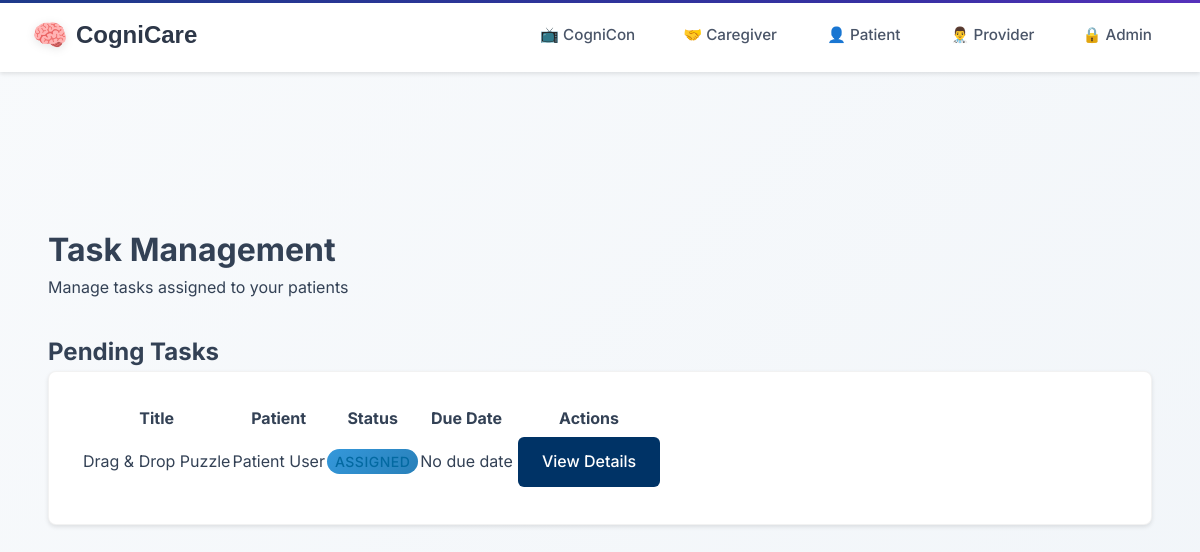
The page /taskmanager/provider/tasks/ (signed in) on the database as committed earlier.
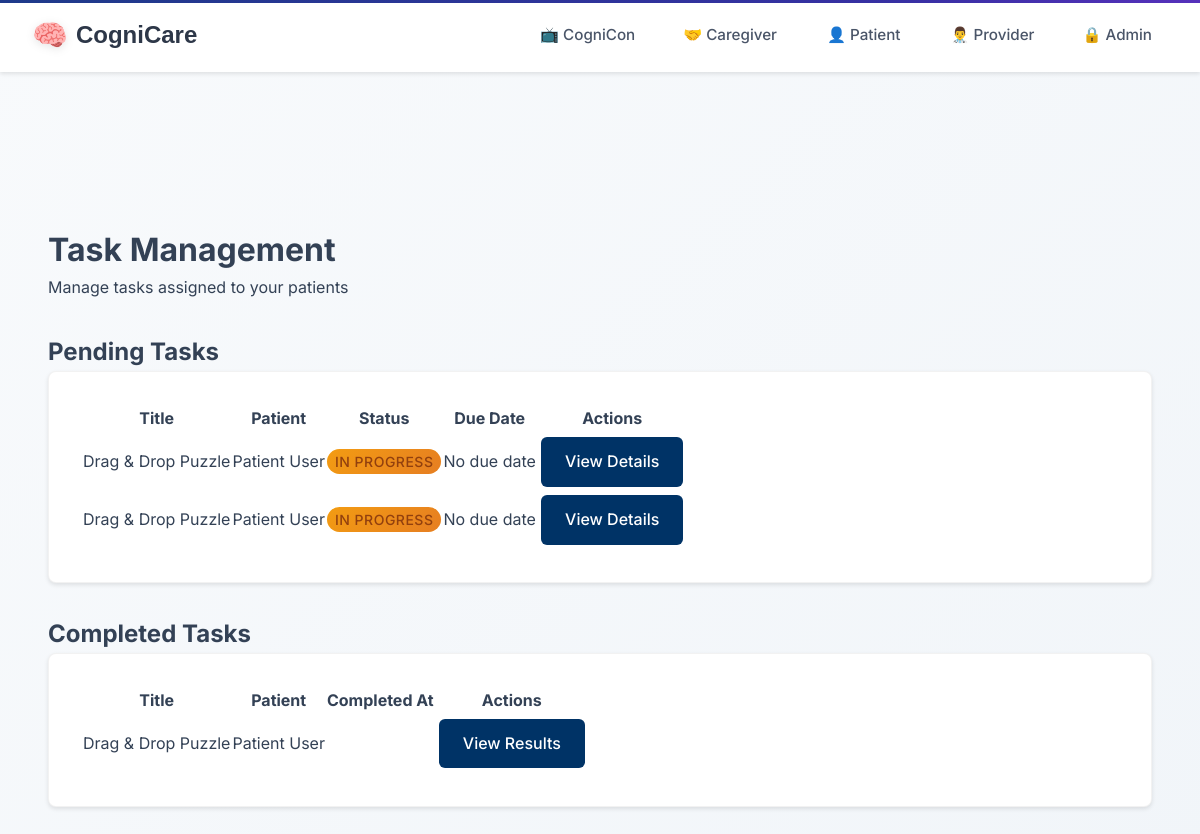
The same page on the database as committed later.
### taskmanager/models.py (models this page shows, shortened)
class Task(models.Model):
    title = models.CharField(max_length=255)
    description = models.TextField(blank=True, null=True)
    task_type = models.CharField(max_length=50, choices=TASK_TYPES)
    difficulty = models.CharField(
        max_length=50,
        choices=DIFFICULTY_LEVELS,
        blank=True,
        null=True,
        help_text="Cognitive difficulty level for games"
    )
    assigned_by = models.ForeignKey(UserProfile, related_name='assigned_tasks', on_delete=models.CASCADE)
    assigned_to = models.ForeignKey(UserProfile, related_name='tasks', on_delete=models.CASCADE)
    completed_by = models.ForeignKey(UserProfile, related_name='completed_tasks', on_delete=models.SET_NULL, null=True, blank=True)
    status = models.CharField(max_length=20, choices=[
        ('assigned', 'Assigned'),
        ('in_progress', 'In Progress'),
        ('completed', 'Completed'),
    ], default='assigned')
    created_at = models.DateTimeField(auto_now_add=True)
    assigned_at = models.DateTimeField(auto_now_add=True)
    due_date = models.DateTimeField(blank=True, null=True)
    completed_at = models.DateTimeField(null=True, blank=True)
    task_config = models.JSONField(default=dict, blank=True)
    class Meta:
        ordering = ['-created_at']

### users/models.py (models this page shows, shortened)
class UserProfile(models.Model):
    USER_TYPES = (
        ('admin', 'Administrator'),  # Admin users
        ('provider', 'Healthcare Provider'),  # Providers
        ('caregiver', 'Caregiver'),  # Caregivers
        ('patient', 'Patient'),  # All patients
    )
    user = models.OneToOneField(User, on_delete=models.CASCADE, related_name='profile')  # each user must have a profile
    user_type = models.CharField(max_length=20, choices=USER_TYPES)  # set specific user role
    provider = models.ForeignKey('self', on_delete=models.SET_NULL, null=True, blank=True,
                                related_name='managed_patients', limit_choices_to={'user_type': 'provider'})  # provider link
    patient = models.ForeignKey('self', on_delete=models.SET_NULL, null=True, blank=True,
                               related_name='caregivers', limit_choices_to={'user_type': 'patient'})  # patienr link
    linked_patients = models.ManyToManyField(
        'self',
        symmetrical=False,
        related_name='linked_caregivers',
        limit_choices_to={'user_type': 'patient'},
        blank=True,
        help_text="Patients this caregiver can access"  # Caregivers can see these patients
    )

### taskmanager/views/__init__.py (the view)
# urls.py: path('provider/tasks/', views.provider_task_management, name='provider_task_management'),
def provider_task_management(request):
    view = ProviderTaskManagementView()
    return view.get(request)

### taskmanager/views/tasks.py (called while the page is built)
    def get(self, request):
        assigned_tasks = Task.objects.filter(assigned_by=request.user.profile)
        context = {
            'assigned_tasks': assigned_tasks,
            'pending_tasks': assigned_tasks.filter(status__in=['assigned', 'in_progress']),
            'completed_tasks': assigned_tasks.filter(status='completed'),
        }
        return render(request, 'tasks/assign/provider_task_management.html', context)

### templates/tasks/assign/provider_task_management.html (shortened to what this page needs)
{% extends 'layouts/base.html' %}
{% load static %}
{% block extra_css %}
<link rel="stylesheet" href="{% static 'css/tasks.css' %}">
{% endblock %}
{% block content %}
<div class="container">
    <div class="section">
        <h1>Task Management</h1>
        <p>Manage tasks assigned to your patients</p>
    </div>
    {% if pending_tasks %}
    <div class="section">
        <h2>Pending Tasks</h2>
        <div class="card">
            <table class="table">
                <thead>
                    <tr>
                        <th>Title</th>
                        <th>Patient</th>
                        <th>Status</th>
                        <th>Due Date</th>
                        <th>Actions</th>
                    </tr>
                </thead>
                <tbody>
                    {% for task in pending_tasks %}
                    <tr>
                        <td>{{ task.title }}</td>
                        <td>{{ task.assigned_to.user.get_full_name }}</td>
                        <td>
                            <span class="status-badge status-{{ task.status }}">
                                {{ task.get_status_display }}
                            </span>
                        </td>
                        <td>
                            {% if task.due_date %}
                                {{ task.due_date|date:"M d, Y" }}
                            {% else %}
                                No due date
                            {% endif %}
                        </td>
                        <td>
                            <a href="{% url 'taskmanager:task_results' task.id %}" class="action-btn primary-btn">View Details</a>
                        </td>
                    </tr>
                    {% endfor %}
                </tbody>
            </table>
        </div>
    </div>
    {% endif %}
    {% if completed_tasks %}
    <div class="section">
        <h2>Completed Tasks</h2>
        <div class="card">
            <table class="table">
                <thead>
                    <tr>
                        <th>Title</th>
                        <th>Patient</th>
                        <th>Completed At</th>
                        <th>Actions</th>
                    </tr>
                </thead>
                <tbody>
                    {% for task in completed_tasks %}
                    <tr>
                        <td>{{ task.title }}</td>
                        <td>{{ task.assigned_to.user.get_full_name }}</td>
                        <td>{{ task.completed_at|date:"M d, Y g:i A" }}</td>
                        <td>
                            <a href="{% url 'taskmanager:task_results' task.id %}" class="action-btn primary-btn">View Results</a>
                        </td>
                    </tr>
                    {% endfor %}
                </tbody>
            </table>
        </div>
    </div>
    {% endif %}
</div>
{% endblock %}

Rows that differ between the two databases and show on the page:
removed Task: title "Drag & Drop Puzzle", assigned_to.user.get_full_name "Patient User", status "ASSIGNED", shows "No due date", shown under "Pending Tasks"
added Task: title "Drag & Drop Puzzle", assigned_to.user.get_full_name "Patient User", status "IN PROGRESS", shows "No due date", shown under "Pending Tasks"
added Task: title "Drag & Drop Puzzle", assigned_to.user.get_full_name "Patient User", status "IN PROGRESS", shows "No due date", shown under "Pending Tasks"
added Task: title "Drag & Drop Puzzle", assigned_to.user.get_full_name "Patient User", shown under "Completed Tasks"
Other text that changed with them:
text now shown: "Completed Tasks Title Patient Completed At Actions"
